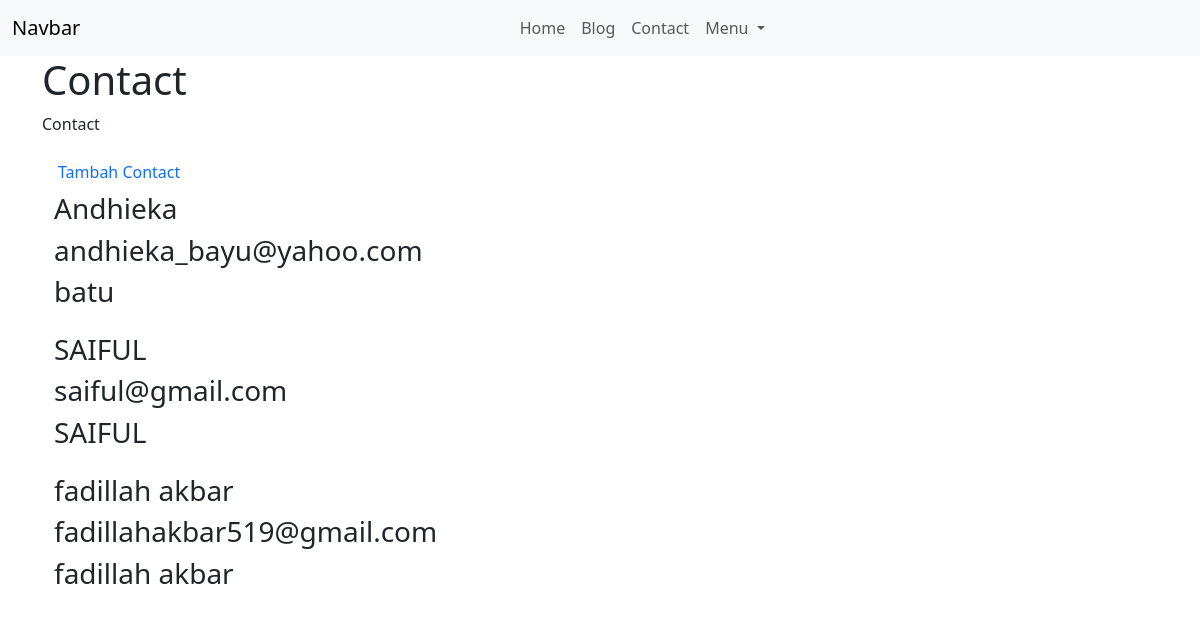
Page /contact/ on the committed database.
### contact/models.py (models this page shows)
class ContactModel(models.Model):
    nama = models.CharField(max_length=50)
    email = models.EmailField()
    alamat = models.TextField()
    def __str__(self):
        return "{}.{}".format(self.id, self.nama)

### contact/views.py (the view)
def index(request):
    data_contact = ContactModel.objects.all()
    print(data_contact)
    context = {
        'page_title': 'Contact',
        'title': 'Contact',
        'heading': 'Silahkan isi Contact Anda',
        'contact': data_contact,
    }
    return render(request, 'contact/index.html', context)

### contact/templates/contact/index.html
{% extends 'base.html' %}
{% block header %}
<h1>{{title}}</h1>
<p>{{title}}</p>
{% endblock header %}
{% block content %}
<ul class="nav">
  <li class="nav-item">
    <a class="nav-link" href="{% url 'contact:create' %}">Tambah Contact</a>
  </li>
</ul>
<div class="container">
  <form action="">
    {% for contact in contact %}
    <table class="table">
      <h3>{{contact.nama}}</h3>
      <h3> {{contact.email}}</h3>
      <h3> {{contact.alamat}}</h3>
    </table>
    {% endfor %}
  </form>
</div>
{% endblock content %}

### templates/base.html (shortened to what this page needs)
{% load static %}
<!DOCTYPE html>
<html lang="en">
<head>
  {% include 'snippets/styles.html' %}
</head>
<body>
  {% include 'snippets/navbar.html' %}
  <div class="container">
    {% block header %}
    {% endblock header %}
  </div>
  <div class="container">
    {% block content %}{% endblock content %}
  </div>
</body>
</html>

### templates/snippets/styles.html
{% load static %}
<link rel="stylesheet" href="{% static 'vendor/bootstrap/css/bootstrap.css' %}">

### templates/snippets/navbar.html (shortened to what this page needs)
{% load static %}
<nav class="navbar navbar-expand-lg bg-body-tertiary">
  <div class="container-fluid">
    <a class="navbar-brand" href="#">Navbar</a>
    <div class="collapse navbar-collapse" id="navbarNavDropdown">
      <ul class="navbar-nav m-auto">
        <li class="nav-item ">
          <a class="nav-link " aria-current="page" href="{% url 'index' %}">Home</a>
        </li>
        <li class="nav-item">
          <a class="nav-link" href="{% url 'blog:index' %}">Blog</a>
        </li>
        <li class="nav-item">
          <a class="nav-link" href="{% url 'contact:index' %}">Contact</a>
        </li>
        <li class="nav-item dropdown">
          <a class="nav-link dropdown-toggle" href="#" role="button" data-bs-toggle="dropdown" aria-expanded="false">
            Menu
          </a>
        </li>
      </ul>
    </div>
  </div>
</nav>

### templates/snippets/scripts.html (shortened to what this page needs)
{% load static %}

### rows in the picture
ContactModel: nama "Andhieka", email "andhieka_bayu@yahoo.com", alamat "batu"
ContactModel: nama "SAIFUL", email "saiful@gmail.com", alamat "SAIFUL"
ContactModel: nama "fadillah akbar", email "fadillahakbar519@gmail.com", alamat "fadillah akbar"

### other values in the picture
{{ title }} "Contact"
